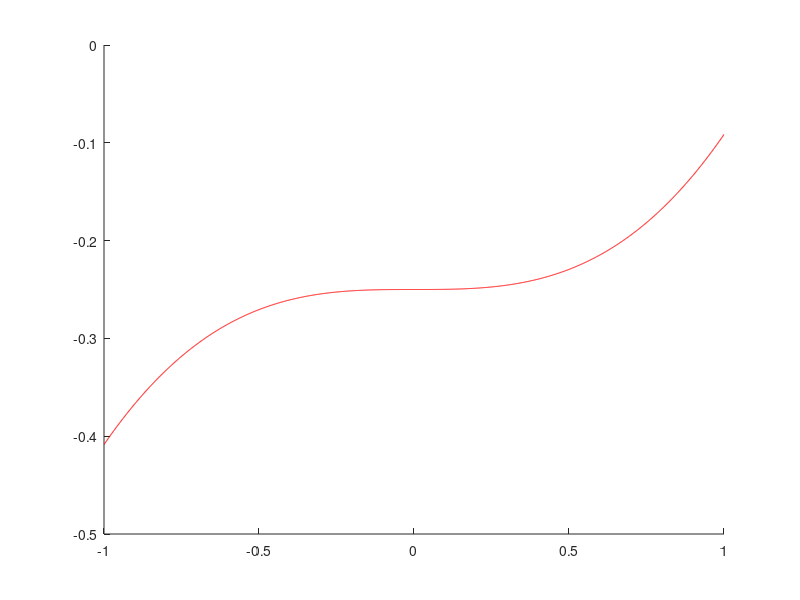

MATLAB code to generate this figure: (Note: this script raises an error after producing the figure.)
% Polynomial approximation (an * x^n + ... + a1 * x + a0)

deg = 3;
amountPoints = [3 5 8 10];
f = @(x) x - sin(x) - 0.25;
a = -1;
b = 1;

for t = 1 : length(amountPoints)
    figure(t);
    hold on;
    
    n = amountPoints(t);
    x = linspace(a, b, n);
    y = f(x); % + (sin(130 * x) + sin(100 * x) + sin(70 * x)) / 30;
    
    V = zeros(deg + 1, n);
    for i = 0 : deg
        V(i + 1, :) = x.^i;
    end

    coef = (V * V') \ V * y';
    
    poly = @(x) MyPolyVal(deg, coef, x);
    
    check = linspace(a, b, (b - a) * 1000);
    plot(check,    f(check), 'r-');
    plot(check, poly(check), 'k-');
    plot(    x,           y, 'b*');
    
    max_dev = max(abs(f(check) - poly(check)));
    fprintf("n = %2i    max_dev = %1.6f\n", n, max_dev);
end

clear;